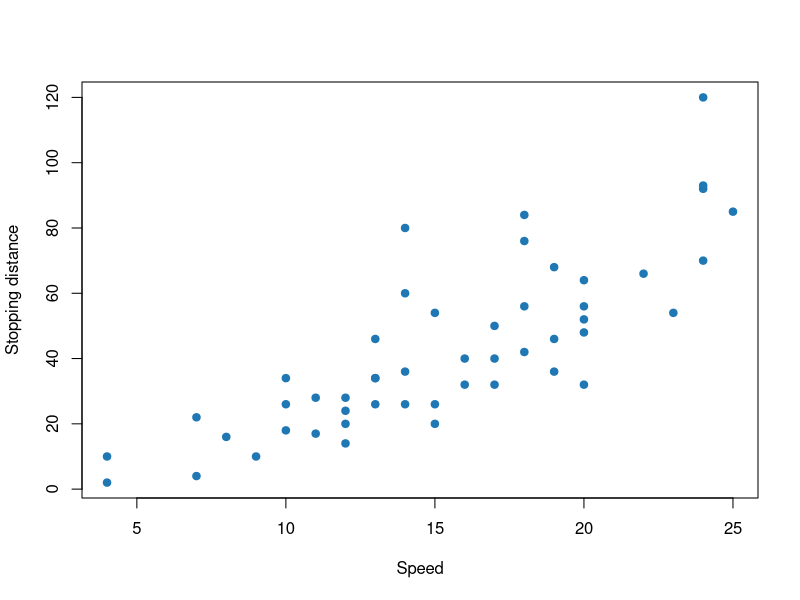

Generate this figure with R:
## ---- chunk 1
#| label: fig-book-cars
#| fig-cap: "Speed and stopping distance from the cars dataset."
#| echo: false

plot(cars$speed, cars$dist,
     xlab = "Speed",
     ylab = "Stopping distance",
     pch = 19,
     col = "#1f77b4")
